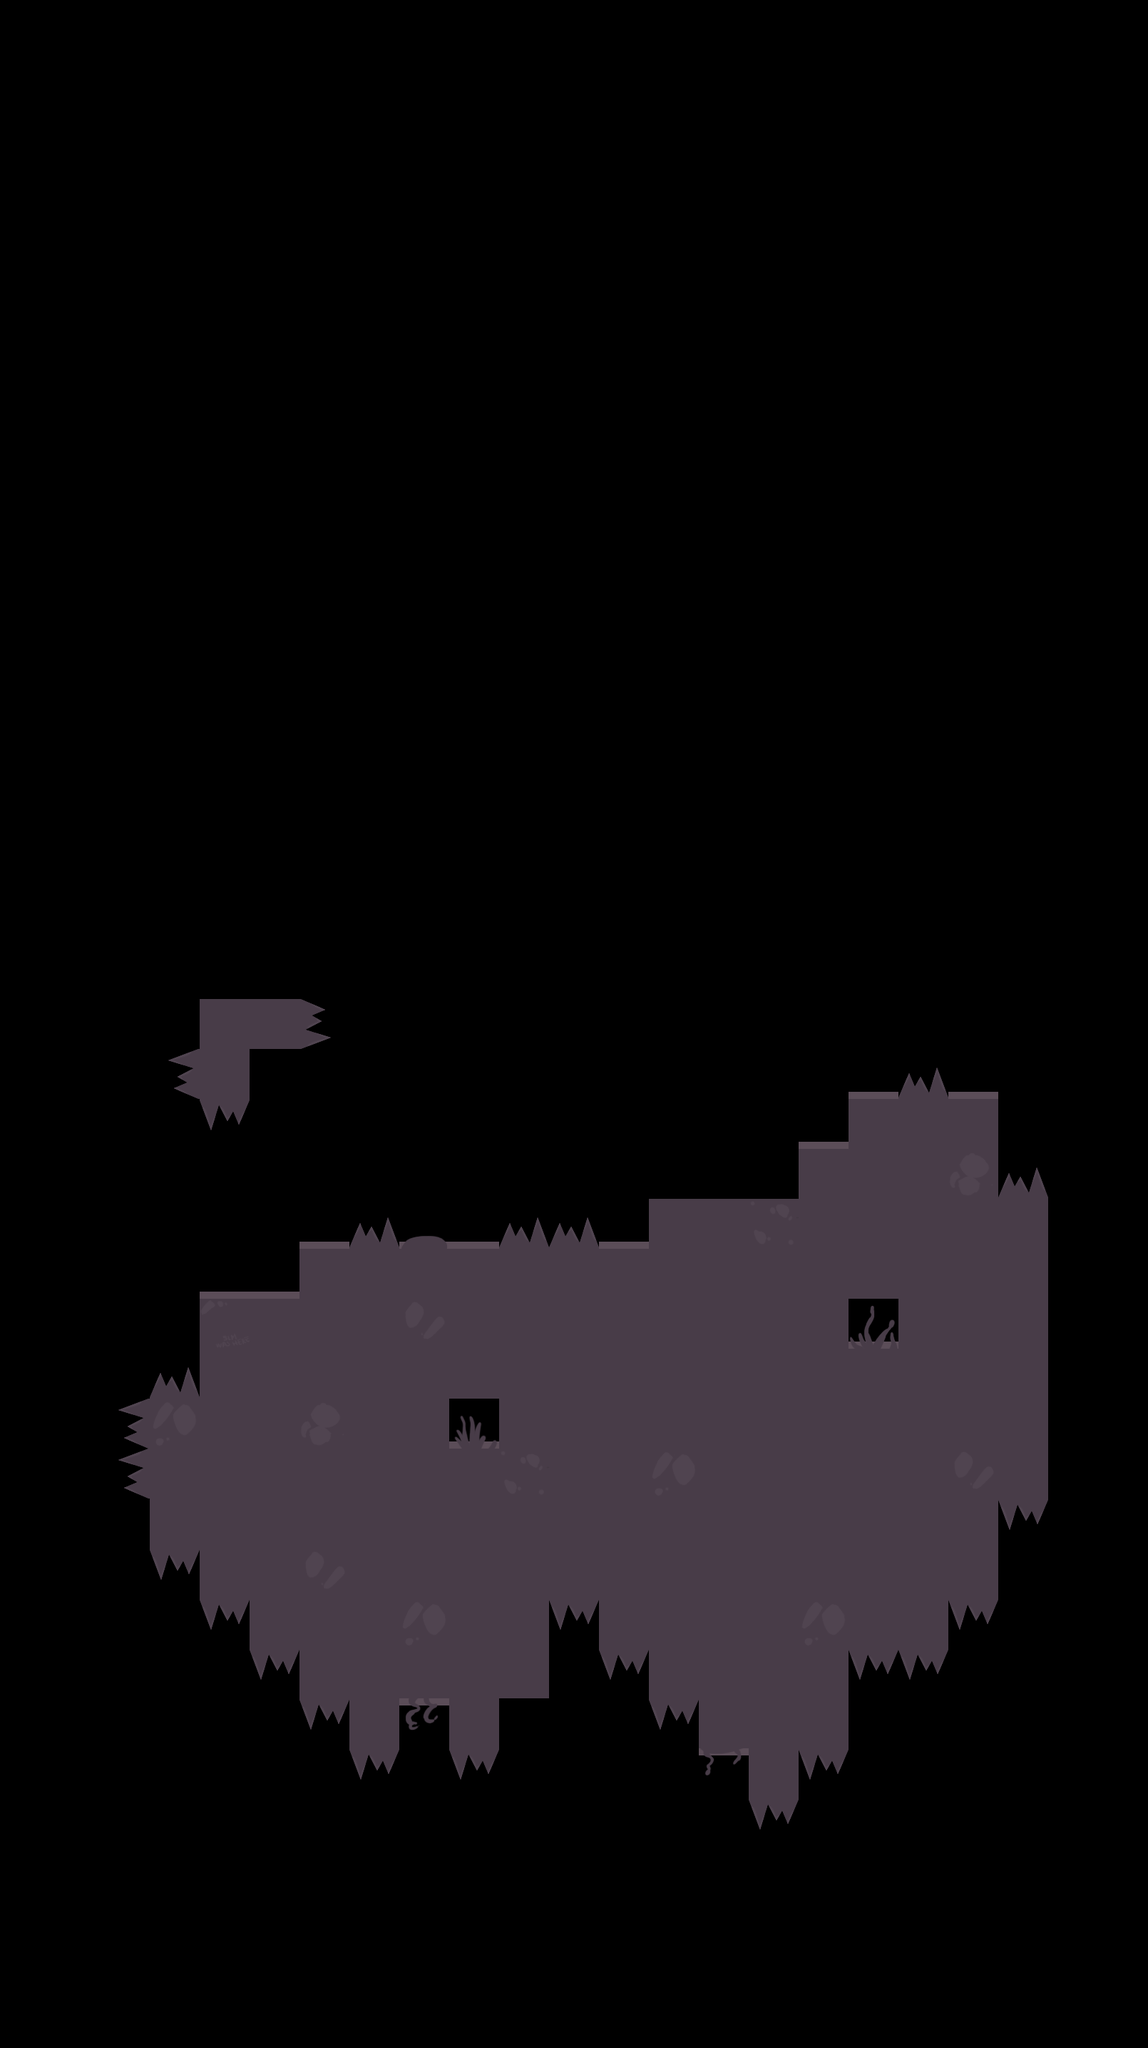

This is a level from a 2D game, rendered from its Tiled map with the project's own tilesets. A one-line summary and the complete map file follow:
An orthogonal 23x41 tile map with 70x70 px tiles, 1 tile layer (Capa de Patrones 1) and 9 objects.

<map version="1.0" tiledversion="1.1.4" orientation="orthogonal" renderorder="right-down" width="23" height="41" tilewidth="70" tileheight="70" infinite="0" nextobjectid="16">
 <tileset firstgid="1" source="../tiles_fv.tsx" />
 <layer name="Capa de Patrones 1" width="23" height="41">
  <data encoding="csv">
0,0,0,0,0,0,0,0,0,0,0,0,0,0,0,0,0,0,0,0,0,0,0,
0,0,0,0,0,0,0,0,0,0,0,0,0,0,0,0,0,0,0,0,0,0,0,
0,0,0,0,0,0,0,0,0,0,0,0,0,0,0,0,0,0,0,0,0,0,0,
0,0,0,0,0,0,0,0,0,0,0,0,0,0,0,0,0,0,0,0,0,0,0,
0,0,0,0,0,0,0,0,0,0,0,0,0,0,0,0,0,0,0,0,0,0,0,
0,0,0,0,0,0,0,0,0,0,0,0,0,0,0,0,0,0,0,0,0,0,0,
0,0,0,0,0,0,0,0,0,0,0,0,0,0,0,0,0,0,0,0,0,0,0,
0,0,0,0,0,0,0,0,0,0,0,0,0,0,0,0,0,0,0,0,0,0,0,
0,0,0,0,0,0,0,0,0,0,0,0,0,0,0,0,0,0,0,0,0,0,0,
0,0,0,0,0,0,0,0,0,0,0,0,0,0,0,0,0,0,0,0,0,0,0,
0,0,0,0,0,0,0,0,0,0,0,0,0,0,0,0,0,0,0,0,0,0,0,
0,0,0,0,0,0,0,0,0,0,0,0,0,0,0,0,0,0,0,0,0,0,0,
0,0,0,0,0,0,0,0,0,0,0,0,0,0,0,0,0,0,0,0,0,0,0,
0,0,0,0,0,0,0,0,0,0,0,0,0,0,0,0,0,0,0,0,0,0,0,
0,0,0,0,0,0,0,0,0,0,0,0,0,0,0,0,0,0,0,0,0,0,0,
0,0,0,0,0,0,0,0,0,0,0,0,0,0,0,0,0,0,0,0,0,0,0,
0,0,0,0,0,0,0,0,0,0,0,0,0,0,0,0,0,0,0,0,0,0,0,
0,0,0,0,0,0,0,0,0,0,0,0,0,0,0,0,0,0,0,0,0,0,0,
0,0,0,0,0,0,0,0,0,0,0,0,0,0,0,0,0,0,0,0,0,0,0,
0,0,0,0,0,0,0,0,0,0,0,0,0,0,0,0,0,0,0,0,0,0,0,
0,0,0,0,26,26,35,0,0,0,0,0,0,0,0,0,0,0,0,0,0,0,0,
0,0,0,37,26,0,0,0,0,0,0,0,0,0,0,0,0,8,34,8,0,0,0,
0,0,0,0,36,0,0,0,0,0,0,0,0,0,0,0,8,26,26,26,0,0,0,
0,0,0,0,0,0,0,0,0,0,0,0,0,0,0,0,26,26,26,28,34,0,0,
0,0,0,0,0,0,8,34,4,8,34,34,8,26,26,31,26,26,26,26,26,0,0,
0,0,0,0,8,8,26,26,26,26,26,26,26,26,26,26,26,26,26,26,26,0,0,
0,0,0,0,30,26,26,26,27,26,26,26,26,26,26,26,26,3,26,26,26,0,0,
0,0,0,34,26,26,26,26,26,26,26,26,26,26,26,26,26,26,26,26,26,0,0,
0,0,37,29,26,26,28,26,26,1,26,26,26,26,26,26,26,26,26,26,26,0,0,
0,0,37,26,26,26,26,26,26,26,31,26,26,29,26,26,26,26,26,27,26,0,0,
0,0,0,26,26,26,26,26,26,26,26,26,26,26,26,26,26,26,26,26,36,0,0,
0,0,0,36,26,26,27,26,26,26,26,26,26,26,26,26,26,26,26,26,0,0,0,
0,0,0,0,36,26,26,26,29,26,26,36,26,26,26,26,29,26,26,36,0,0,0,
0,0,0,0,0,36,26,26,26,26,26,0,36,26,26,26,26,36,36,0,0,0,0,
0,0,0,0,0,0,36,26,6,26,0,0,0,36,26,26,26,0,0,0,0,0,0,
0,0,0,0,0,0,0,36,0,36,0,0,0,0,5,26,36,0,0,0,0,0,0,
0,0,0,0,0,0,0,0,0,0,0,0,0,0,0,36,0,0,0,0,0,0,0,
0,0,0,0,0,0,0,0,0,0,0,0,0,0,0,0,0,0,0,0,0,0,0,
0,0,0,0,0,0,0,0,0,0,0,0,0,0,0,0,0,0,0,0,0,0,0,
0,0,0,0,0,0,0,0,0,0,0,0,0,0,0,0,0,0,0,0,0,0,0,
0,0,0,0,0,0,0,0,0,0,0,0,0,0,0,0,0,0,0,0,0,0,0
</data>
 </layer>
 <objectgroup color="#0000ff" name="checkpoint">
  <object id="8" x="280" y="1610" width="70" height="70" />
  <object id="9" x="630" y="1470" width="70" height="70" />
  <object id="10" x="980" y="1400" width="70" height="70" />
  <object id="11" x="1330" y="1260" width="70" height="70" />
 </objectgroup>
 <objectgroup name="colision">
  <object id="1" x="1400" y="1540">
   <polyline points="0,0 -210,0 -210,70 -280,70 -280,140 -490,140 -490,210 -980,210 -980,280 -1120,280 -1120,420 -1190,420 -1190,630 0,630 0,560 70,560 70,140 0,140 0,0" />
  </object>
  <object id="3" x="280" y="1400">
   <polyline points="0,0 0,140 70,140 70,70 140,70 140,0 0,0" />
  </object>
 </objectgroup>
 <objectgroup name="power">
  <object id="14" x="630" y="1680" width="70" height="70" />
  <object id="15" x="280" y="1330" width="140" height="70" />
 </objectgroup>
 <objectgroup name="spawn">
  <object id="5" x="943.333" y="1610" width="143.333" height="70" />
 </objectgroup>
</map>
